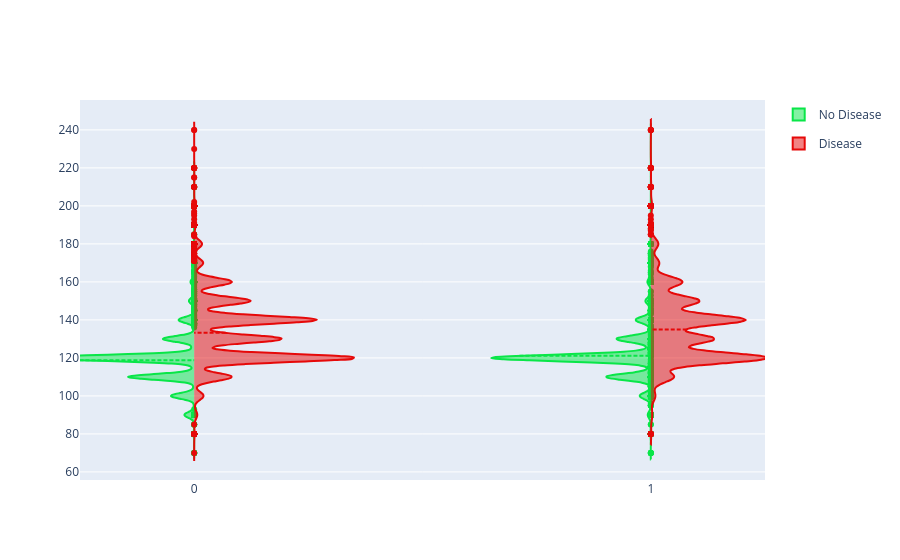

This figure's notebook cell:
### Code cell
import plotly.graph_objects as go


fig = go.Figure()

fig.add_trace(
    go.Violin(
        x=df["gender"][df["disease"] == 0],  # no disease
        y=df["bp_hi"][df["disease"] == 0],
        legendgroup="No Disease",
        scalegroup="Yes",
        name="No Disease",
        side="negative",
        line_color="#09e648",
    )
)
fig.add_trace(
    go.Violin(
        x=df["gender"][df["disease"] == 1],
        y=df["bp_hi"][df["disease"] == 1],
        legendgroup="Disease",
        scalegroup="Disease",
        name="Disease",
        side="positive",
        line_color="#e60909",
    )
)
fig.update_traces(meanline_visible=True)
fig.update_layout(violingap=0, violinmode="overlay")
fig.show()

### Figure 1 — Plotly figure (JSON) as saved in the notebook; plotly's stock layout.template omitted (floating-point values rounded to 4 significant figures; data arrays with more than 128 entries replaced by an {"elided": "..."} marker saying what was removed)
{"data": [{"legendgroup": "No Disease", "line": {"color": "#09e648"}, "meanline": {"visible": true}, "name": "No Disease", "scalegroup": "Yes", "side": "negative", "type": "violin", "x": {"elided": "34655 int values"}, "y": {"elided": "34655 int values"}}, {"legendgroup": "Disease", "line": {"color": "#e60909"}, "meanline": {"visible": true}, "name": "Disease", "scalegroup": "Disease", "side": "positive", "type": "violin", "x": {"elided": "33966 int values"}, "y": {"elided": "33966 int values"}}], "layout": {"violingap": 0, "violinmode": "overlay"}}
